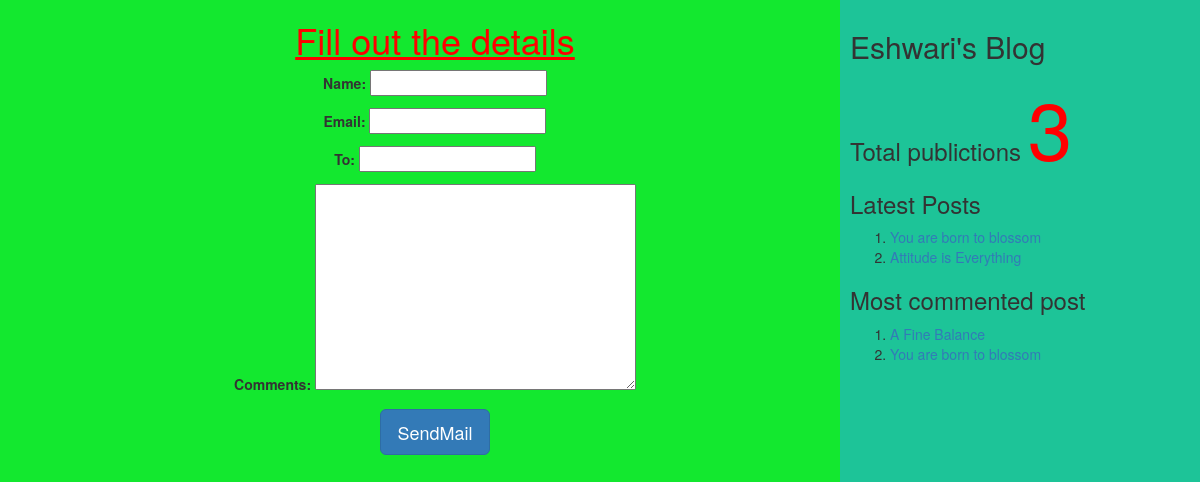
Page /3/share on the committed database.
### myApp/models.py (models this page shows, shortened)
class Post(models.Model):
          tags=TaggableManager()
          STATUS_CHOICES=(('draft','Draft'),('published','Published'))
          title=models.CharField(max_length=256)
          slug=models.SlugField(max_length=264,unique_for_date='publish')
          author=models.ForeignKey(User,related_name='blog_posts',on_delete= models.CASCADE)
          body=models.TextField()
          publish=models.DateTimeField(default=timezone.now)
          created=models.DateTimeField(auto_now_add=True)
          updated=models.DateTimeField(auto_now=True)
          status= models.CharField(max_length=10,choices=STATUS_CHOICES,default='draft')
          objects=CustomManager()
          class Meta:
                ordering=('-publish',)
          def get_absolute_url(self):
                return reverse('post_detail',args=[self.publish.year,self.publish.strftime('%m'),self.publish.strftime('%d'),self.slug])

### myApp/views.py (the view, shortened to what this page needs)
# urls.py: url(r'^(?P<id>\d+)/share',views.mail_send_view),
def mail_send_view(request,id):
    post=get_object_or_404(Post,id=id,status='published')
    form=EmailSendForm()
    d={'post':post,'form':form}
    return render(request,'myApp/sharebymail.html',d)

### myApp/forms.py
class EmailSendForm(forms.Form):
    name=forms.CharField()
    email=forms.EmailField()
    to=forms.EmailField()
    comments=forms.CharField(required=False,widget=forms.Textarea)

### myApp/models.py (called while the page is built)
    def get_queryset(self):
        return super().get_queryset().filter(status='published')

### myApp/templatetags/mytags.py (called while the page is built)
@register.simple_tag
def total_posts():
    return Post.objects.count()

@register.inclusion_tag('myApp/latest_post.html')
def show_latest_posts(count=3):
    latest_posts=Post.objects.order_by('-publish')[:count]
    return {'latest_posts':latest_posts}

@register.simple_tag
def get_most_commented_posts(count=2):
    return Post.objects.annotate(total_comments=Count('comments')).order_by('-total_comments')[:count]

### templates/myApp/sharebymail.html (shortened to what this page needs)
<html>
{%extends "myApp/parent.html"%}
     {%block content_block%}
     <center>
     <h1 style="color:red"><u>Fill out the details</u></h1>
    <form  method="post">
      {{form.as_p}}
      <input type="submit" class='btn btn-lg btn-primary' value="SendMail">
       </form>
      </center>
    {%endblock%}

### templates/myApp/parent.html (shortened to what this page needs)
<html>
{%load mytags%}
    <head>
        <link rel="stylesheet" href="https://maxcdn.bootstrapcdn.com/bootstrap/3.3.7/css/bootstrap.min.css">
    </head>
    <body>
        <div class="content" style="width:70%;float:left;background-color:#13e82f;height:300%;padding:0 0 0 30px">
              {%block content_block%}
              {%endblock%}
        </div>
        <div class="sidebar" style="width:30%;float:right;background-color:#1dc498;height:300%;padding:10px">
            <h2>Eshwari's Blog</h2>
            <h3>Total publictions
              <span style="color:red;font-size:80px">
              {%total_posts%}</span>
              <h3>Latest Posts</h3>
              {% show_latest_posts 2 %}
              <h3>Most commented post</h3>
              {%get_most_commented_posts as m%}
              <ol>
                {%for post in m%}
                <li><a href="{{post.get_absolute_url}}">{{post.title}}</a></li>
                {%endfor%}
              </ol>
            </h3>
        </div>
    </body>
</html>

### templates/myApp/latest_post.html
<!DOCTYPE html>
<html lang="en" dir="ltr">
  <body>
    <ol>
    {%for post in latest_posts%}
    <li><a href="{{post.get_absolute_url}}">{{post.title}}</a></li>
    {%endfor%}
    </ol>
  </body>
</html>

### rows in the picture
Post: title "You are born to blossom"
Post: title "Attitude is Everything"
Post: title "A Fine Balance"
